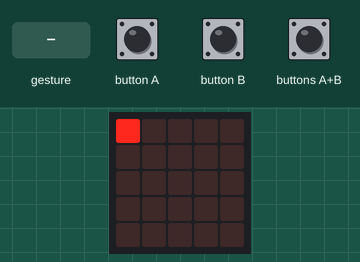
This program was run on a simulated BBC micro:bit (MakeCode). Shown: the board's 5×5 LED display. The test bench sets the inputs (shaded band). A tilt is held for 1.5 s and a shake lasts 1 s, then the board lies face up again.

Above: at 1.2 s.
1.3 s: button A pressed for 0.15 s
At 1.8 s:
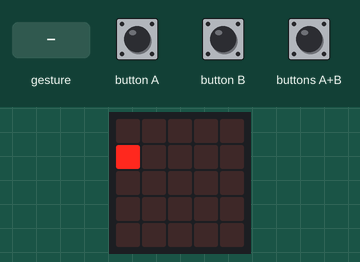
2.9 s: button B pressed for 0.15 s
At 4.2 s:
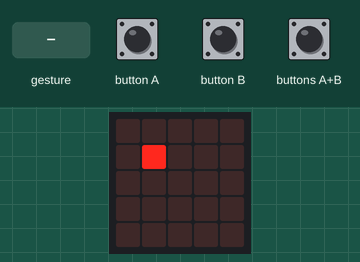
4.5 s: gesture 'shake'
At 6.1 s:
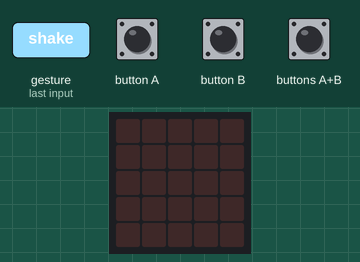
Timing chart, 0 to 7.6 s (numbered marks = the images above; inputs shaded):
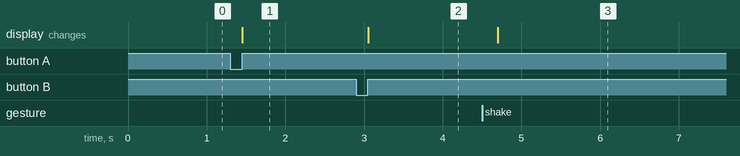

Measured:
- after the input at 1.3 s, the display: changes after 0.15 s (image 1)
- after the input at 2.9 s, the display: changes after 0.15 s (image 2)
- after the input at 4.5 s, the display: changes after 0.20 s (image 3)

The program:

main.ts
```typescript
function updateScreen () {
    basic.clearScreen()
    if (hajok) {
        // Látszanak a hajók (fixált pontok) és az aktuális mozgó pont
        for (let i = 0; i <= 4; i++) {
            for (let j = 0; j <= 4; j++) {
                visible[i][j] = lkerako9tt[i][j]
            }
        }
        visible[x][y] = true
        for (let k = 0; k <= 4; k++) {
            for (let l = 0; l <= 4; l++) {
                if (visible[k][l]) {
                    led.plot(k, l)
                }
            }
        }
    } else {
        // Másik nézet: üres képernyő, de mátrix megmarad
        for (let m = 0; m <= 4; m++) {
            for (let n = 0; n <= 4; n++) {
                visible[m][n] = false
            }
        }
        basic.clearScreen()
    }
}
input.onButtonPressed(Button.A, function () {
    if (hajok) {
        y += 1
        if (y > 4) {
            y = 0
            x += 1
            if (x > 4) {
                x = 0
            }
        }
        updateScreen()
    }
})
input.onGesture(Gesture.Shake, function () {
    hajok = !(hajok)
    updateScreen()
})
input.onButtonPressed(Button.AB, function () {
    if (hajok) {
        // Ha már fixált pont, ne csináljunk semmit
        // Számoljuk meg, hány fixált LED van
        if (lkerako9tt[x][y]) {
            // Már fixálva, semmi teendő
            // Vagy más visszajelzés
            basic.showIcon(IconNames.Asleep)
            basic.pause(300)
        } else {
            for (let o = 0; o <= 4; o++) {
                for (let p = 0; p <= 4; p++) {
                    if (lkerako9tt[o][p]) {
                        count += 1
                    }
                }
            }
            if (count < 10) {
                lkerako9tt[x][y] = true
            } else {
                basic.showIcon(IconNames.No)
                basic.pause(500)
            }
        }
        updateScreen()
    }
})
input.onButtonPressed(Button.B, function () {
    if (hajok) {
        x += 1
        if (x > 4) {
            x = 0
            y += 1
            if (y > 4) {
                y = 0
            }
        }
        updateScreen()
    }
})
let count = 0
let y = 0
let x = 0
let visible: boolean[][] = []
let lkerako9tt: boolean[][] = []
let hajok = false
hajok = true
lkerako9tt = [
[
false,
false,
false,
false,
false
],
[
false,
false,
false,
false,
false
],
[
false,
false,
false,
false,
false
],
[
false,
false,
false,
false,
false
],
[
false,
false,
false,
false,
false
]
]
visible = [
[
false,
false,
false,
false,
false
],
[
false,
false,
false,
false,
false
],
[
false,
false,
false,
false,
false
],
[
false,
false,
false,
false,
false
],
[
false,
false,
false,
false,
false
]
]
basic.clearScreen()
updateScreen()
```

test.ts
```typescript
// ide kerülnek a tesztek; a rendszer ezt nem kompilálja, ha a csomagot bővítményként használják.
```
